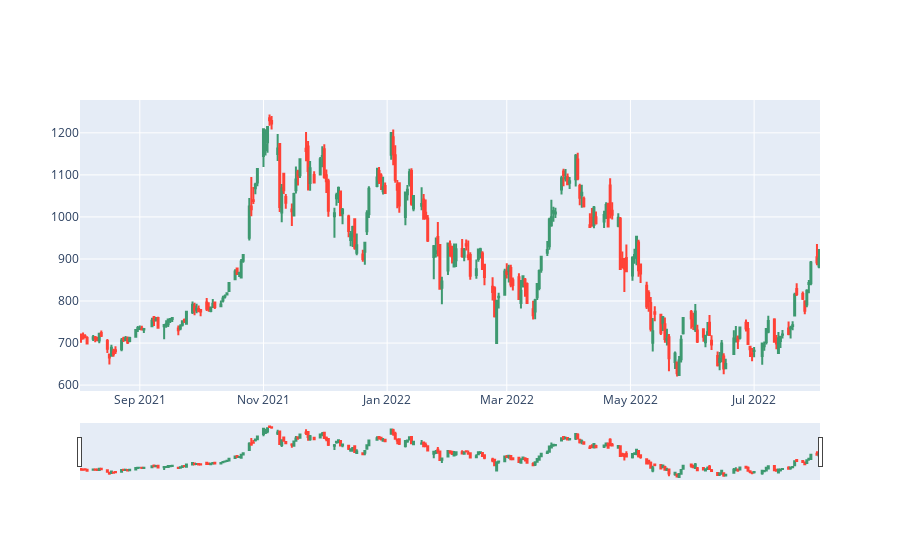

Source (notebook cell):
### Code cell
candel_fig = go.Figure(data=[go.Candlestick(x=hist.index,
                open=hist['Open'],
                high=hist['High'],
                low=hist['Low'],
                close=hist['Close'])])
candel_fig.show()

### Figure 1 — Plotly figure (JSON) as saved in the notebook; plotly's stock layout.template omitted (floating-point values rounded to 4 significant figures; data arrays with more than 128 entries replaced by an {"elided": "..."} marker saying what was removed)
{"data": [{"close": {"elided": "252 float values"}, "high": {"elided": "252 float values"}, "low": {"elided": "252 float values"}, "open": {"elided": "252 float values"}, "type": "candlestick", "x": {"elided": "252 str values"}}], "layout": {}}
